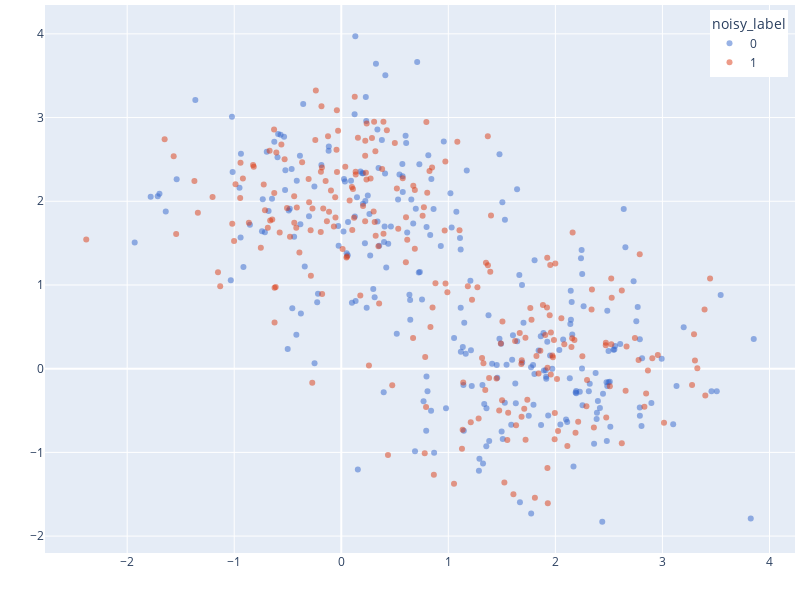

The notebook cell saved with this chart:
### Code cell
utils.plot_2d(df_data)

### Figure 1 — Plotly figure (JSON) as saved in the notebook; plotly's stock layout.template omitted (floating-point values rounded to 4 significant figures; data arrays with more than 128 entries replaced by an {"elided": "..."} marker saying what was removed)
{"data": [{"customdata": {"elided": "261x6 mixed values"}, "hovertemplate": "<b>%{hovertext}</b><br><br>True Label =%{customdata[2]}<br>Noisy Label =%{customdata[3]}<br>Cluster Label =%{customdata[4]}<br>Predicted Label =%{customdata[5]}<extra></extra>", "hovertext": {"elided": "261 int values"}, "legendgroup": "0", "marker": {"color": "#3366CC", "opacity": 0.5, "symbol": "circle"}, "mode": "markers", "name": "0", "orientation": "v", "showlegend": true, "type": "scatter", "x": {"elided": "261 float values"}, "xaxis": "x", "y": {"elided": "261 float values"}, "yaxis": "y"}, {"customdata": {"elided": "239x6 mixed values"}, "hovertemplate": "<b>%{hovertext}</b><br><br>True Label =%{customdata[2]}<br>Noisy Label =%{customdata[3]}<br>Cluster Label =%{customdata[4]}<br>Predicted Label =%{customdata[5]}<extra></extra>", "hovertext": {"elided": "239 int values"}, "legendgroup": "1", "marker": {"color": "#DC3912", "opacity": 0.5, "symbol": "circle"}, "mode": "markers", "name": "1", "orientation": "v", "showlegend": true, "type": "scatter", "x": {"elided": "239 float values"}, "xaxis": "x", "y": {"elided": "239 float values"}, "yaxis": "y"}], "layout": {"autosize": false, "height": 600, "legend": {"title": {"text": "noisy_label"}, "tracegroupgap": 0, "x": 0.99, "xanchor": "right", "y": 0.99, "yanchor": "top"}, "margin": {"b": 5, "l": 5, "r": 5, "t": 5}, "width": 800, "xaxis": {"anchor": "y", "autorange": true, "domain": [0, 1], "range": [-2.768, 4.239], "showticklabels": true, "title": {"text": ""}, "type": "linear"}, "yaxis": {"anchor": "x", "autorange": true, "domain": [0, 1], "range": [-2.202, 4.345], "showticklabels": true, "title": {"text": ""}, "type": "linear"}}}
